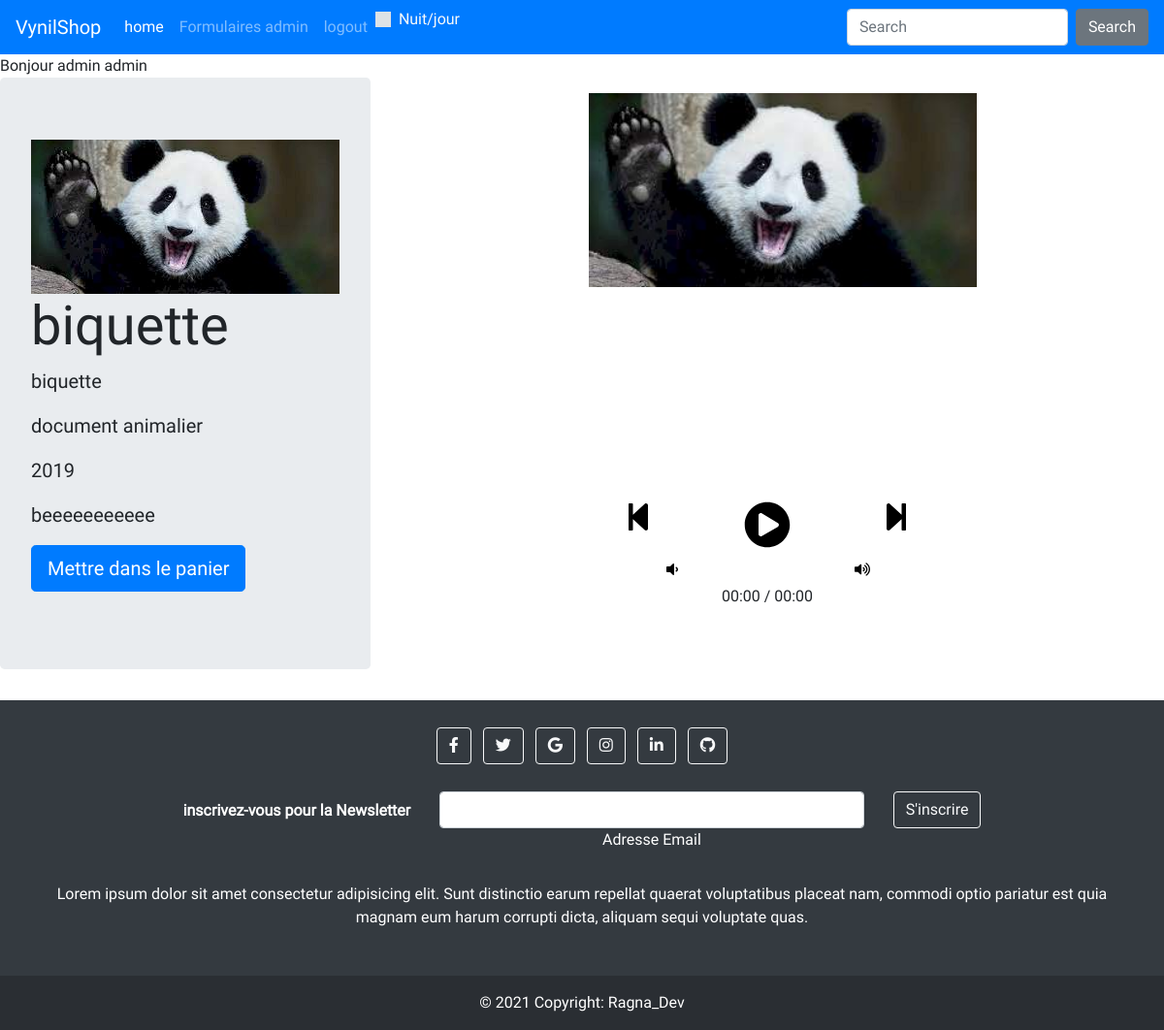
The page /single.php?id=24 (signed in) on the database its author committed.
### tables this page shows
CREATE TABLE IF NOT EXISTS `vinyles` (
  `id` int(11) NOT NULL AUTO_INCREMENT,
  `mp3` varchar(120) NOT NULL,
  `cover_img` varchar(120) NOT NULL,
  `title` varchar(120) NOT NULL,
  `artiste` varchar(120) NOT NULL,
  `genre` varchar(50) NOT NULL,
  `annee` int(4) DEFAULT NULL,
  `description` text,
  PRIMARY KEY (`id`)
);

### inc/functions.php (called while the page is built, shortened)
<?php
require_once("./inc/pdo.php");
function selectVinyleById($id)
{
    global $pdo;
    $rq = "SELECT * from vinyles where id =:id";
    $query = $pdo->prepare($rq);
    $query->bindValue(':id', $id, PDO::PARAM_INT);
    $query->execute();
    $result = $query->fetch();
    return $result;
}

### single.php (the view, shortened to what this page needs)
<?php
require_once("./inc/functions.php");
if (!empty($_GET['id'])) {
    $id = intval($_GET['id']);
    $vinyle = selectVinyleById($id);
} else {
    header("Location:index.php");
}
include('./inc/header.php');
?>
<section id="single">
    <div class="jumbotron">
        <img src="./assets/cover/<?= $vinyle['cover_img'] ?>" alt="" class='img-fluid'>
        <h1 class="display-4"><?= $vinyle['title'] ?></h1>
        <p class="lead"><?= $vinyle['artiste'] ?></p>
        <p class="lead muted"><?= $vinyle['genre'] ?></p>
        <p class="lead "><?= $vinyle['annee'] ?></p>
        <p class="lead muted"><?= $vinyle['description'] ?></p>
        <p class="lead">
            <a class="btn btn-primary btn-lg" href="#" role="button">Mettre dans le panier</a>
        </p>
    </div>
    <?php
    include("./inc/lecteur.php") ?>
</section>
<?php
include('./inc/footer.php');
?>

### assets/css/style.css (style rules this page uses)
body { font-family: "roboto"; margin: 0; --primary: rgb(224, 243, 255); --primaryFocus: rgb(27, 34, 98); --secondary: rgb(194, 194, 194); --secondaryFocus: rgb(109, 109, 109); --txtCorp: 0.8rem; }
#single { display: flex; justify-content: space-around; }

### rows shown on the page
vinyles: cover_img (picture), title "biquette", artiste "biquette", genre "document animalier", annee "2019", description "beeeeeeeeeee"

### other values the page prints
$_SESSION['prenom'] "admin"
$_SESSION['nom'] "admin"
